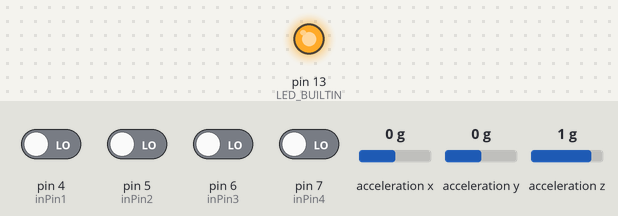
Bench run of a sketch on a simulated Arduino Leonardo, built with avr-gcc and run on an emulated ATmega32U4. Shown: output pins drawn as LEDs (lit = HIGH). Wiring (inferred from the names in the program): MMA8452 accelerometer at I2C address 0x1D. Inputs (shaded band) come from the test bench; at power-on: pin 4 (inPin1), pin 5 (inPin2), pin 6 (inPin3), pin 7 (inPin4) LOW, acceleration x 0 g, acceleration y 0 g, acceleration z 1 g. USB keyboard and mouse output is not drawn.

Above: at 1.2 s.
1.3 s: pin 4 (inPin1) driven HIGH
At 2.2 s:
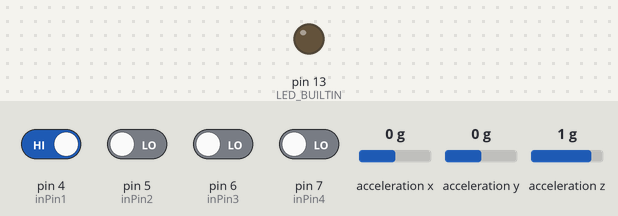
Timing chart, 0 to 4.3 s (numbered marks = the images above; inputs shaded):
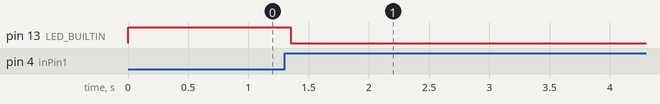

Measured:
- after the input at 1.3 s, pin 13 (LED_BUILTIN): HIGH → LOW after 0.05 s

The sketch:

TetrisController.ino
```cpp
#include <Keyboard.h>
#include <Wire.h>
#include "SFE_MMA8452Q.h"

//L3G gyro;
MMA8452Q accel;

char leftArrow = KEY_LEFT_ARROW;
char rightArrow = KEY_RIGHT_ARROW;
char downArrow = KEY_DOWN_ARROW;
char spaceBar = ' ';

int inPin1 = 4;
int inPinVal1 = 0;
int prevInPinVal1 = 0;
int state = 1;
int inPin2 = 5;
int inPinVal2 = 0;
int prevInPinVal2 = 0;
int inPin3 = 6;
int inPinVal3 = 0;
int prevInPinVal3 = 0;
int inPin4 = 7;
int inPinVal4 = 0;
int prevInPinVal4 = 0;
//int gyroPin = 3;
//float gyroVoltage = 3.3;         //Gyro is running at 5V
//float gyroZeroVoltage = 2.5;   //Gyro is zeroed at 2.5V
//float gyroSensitivity = .007;  //Our example gyro is 7mV/deg/sec
//float rotationThreshold = 1;   //Minimum deg/sec to keep track of - helps with gyro drifting
//float currentAngle = 0;
boolean active = false;

// the setup function runs once when you press reset or power the board
void setup() {
  // initialize digital pin LED_BUILTIN as an output.
  pinMode(LED_BUILTIN, OUTPUT);
  pinMode(inPin1, INPUT);
  Keyboard.begin();
  //Serial.begin(9600);
  //while (!Serial);
  Wire.begin();
  digitalWrite(LED_BUILTIN, HIGH); // LED ON
  /*
  while (!gyro.init(gyro.device_4200D, gyro.sa0_high)) {
    Serial.println("Failed to autodetect gyro type");
    delay(250);
  }
  gyro.enableDefault();*/
  accel.init(SCALE_8G, ODR_6);
}

// the loop function runs over and over again forever
void loop() {
    inPinVal1 = digitalRead(inPin1);
    if (inPinVal1 != prevInPinVal1) {
      state++;
      delay(50);
    }
    if ((state / 2) % 2 == 0) {
      digitalWrite(LED_BUILTIN, HIGH); // LED ON
      active = true;
    } else {
      digitalWrite(LED_BUILTIN, LOW); // LED OFF
      active = false;
    }
    prevInPinVal1 = inPinVal1;

    if (active) {
      inPinVal2 = digitalRead(inPin2);
      inPinVal3 = digitalRead(inPin3);
      inPinVal4 = digitalRead(inPin4);
      if (inPinVal2 != prevInPinVal2 && inPinVal2 == HIGH) {
        Keyboard.press('d');
      } else if (inPinVal2 != prevInPinVal2 && inPinVal2 == LOW) {
        Keyboard.release('d');
      }
      if (inPinVal3 != prevInPinVal3 && inPinVal3 == HIGH) {
        Keyboard.press('a');
      } else if (inPinVal3 != prevInPinVal3 && inPinVal3 == LOW) {
        Keyboard.release('a');
      }
      if (inPinVal4 != prevInPinVal4 && inPinVal4 == HIGH) {
        Keyboard.press(spaceBar);
      } else if (inPinVal4 != prevInPinVal4 && inPinVal4 == LOW) {
        Keyboard.release(spaceBar);
      }
      prevInPinVal2 = inPinVal2;
      prevInPinVal3 = inPinVal3;
      prevInPinVal4 = inPinVal4;
    }

  // FOR ACCELEROMETER
  // Use the accel.available() function to wait for new data
  //  from the accelerometer.
  if (accel.available()) {
    // First, use accel.read() to read the new variables:
    accel.read();

    // accel.read() will update two sets of variables.
    // * int's x, y, and z will store the signed 12-bit values
    //   read out of the accelerometer.
    // * floats cx, cy, and cz will store the calculated
    //   acceleration from those 12-bit values. These variables
    //   are in units of g's.
    // Check the two function declarations below for an example
    // of how to use these variables.
    if (active) {
      if (accel.cz > 0.4) {
        //Serial.println("down");
        Keyboard.press(downArrow);
      }
      else {
        Keyboard.release(downArrow);
      }

      if (accel.cx > 0.2) {
        //Serial.println("left");
        Keyboard.press(leftArrow);
      }
      else if (accel.cx < -0.2) {
        //Serial.println("right");
        Keyboard.press(rightArrow);
      }
      else {
        //Serial.println("do nothing");
        Keyboard.release(leftArrow);
        Keyboard.release(rightArrow);
      }
    }
    //printAccels(); // Uncomment to print digital readings

    // The library also supports the portrait/landscape detection
    //  of the MMA8452Q. Check out this function declaration for
    //  an example of how to use that.
    //printOrientation();

    //Serial.println(); // Print new line every time.
  }

  // For gyro
  /*
  //This line converts the 0-1023 signal to 0-5V
  float gyroRate = (analogRead(gyroPin) * gyroVoltage) / 1023;
  Serial.println(analogRead(gyroRate));

  //This line finds the voltage offset from sitting still
  gyroRate -= gyroZeroVoltage;

  //This line divides the voltage we found by the gyro's sensitivity
  gyroRate /= gyroSensitivity;

  //Ignore the gyro if our angular velocity does not meet our threshold
  if (gyroRate >= rotationThreshold || gyroRate <= -rotationThreshold) {
    //This line divides the value by 100 since we are running in a 10ms loop (1000ms/10ms)
    gyroRate /= 100;
    currentAngle += gyroRate;
  }

  //Keep our angle between 0-359 degrees
  if (currentAngle < 0)
    currentAngle += 360;
  else if (currentAngle > 359)
    currentAngle -= 360;

  //DEBUG
  //Serial.println(currentAngle);

  delay(10);

  Serial.println("Starts read():");
  gyro.read();

  Serial.print("G ");
  Serial.print("X: ");
  Serial.print((int)gyro.g.x);
  Serial.print(" Y: ");
  Serial.print((int)gyro.g.y);
  Serial.print(" Z: ");
  Serial.println((int)gyro.g.z);

  delay(100);*/
}
```

SFE_MMA8452Q.cpp
```cpp
// (licence header left out)
#include "SFE_MMA8452Q.h"
#include <Arduino.h>
#include <Wire.h>

// CONSTRUCTUR
//   This function, called when you initialize the class will simply write the
//   supplied address into a private variable for future use.
//   The variable addr should be either 0x1C or 0x1D, depending on which voltage
//   the SA0 pin is tied to (GND or 3.3V respectively).
MMA8452Q::MMA8452Q(byte addr)
{
	address = addr; // Store address into private variable
}

// INITIALIZATION
//	This function initializes the MMA8452Q. It sets up the scale (either 2, 4,
//	or 8g), output data rate, portrait/landscape detection and tap detection.
//	It also checks the WHO_AM_I register to make sure we can communicate with
//	the sensor. Returns a 0 if communication failed, 1 if successful.
byte MMA8452Q::init(MMA8452Q_Scale fsr, MMA8452Q_ODR odr)
{
	scale = fsr; // Haul fsr into our class variable, scale

	Wire.begin(); // Initialize I2C

	byte c = readRegister(WHO_AM_I);  // Read WHO_AM_I register

	if (c != 0x2A) // WHO_AM_I should always be 0x2A
	{
		return 0;
	}

	standby();  // Must be in standby to change registers

	setScale(scale);  // Set up accelerometer scale
	setODR(odr);  // Set up output data rate
	setupPL();  // Set up portrait/landscape detection
	// Multiply parameter by 0.0625g to calculate threshold.
	setupTap(0x80, 0x80, 0x08); // Disable x, y, set z to 0.5g

	active();  // Set to active to start reading

	return 1;
}

// READ ACCELERATION DATA
//  This function will read the acceleration values from the MMA8452Q. After
//	reading, it will update two triplets of variables:
//		* int's x, y, and z will store the signed 12-bit values read out
//		  of the acceleromter.
//		* floats cx, cy, and cz will store the calculated acceleration from
//		  those 12-bit values. These variables are in units of g's.
void MMA8452Q::read()
{
	byte rawData[6];  // x/y/z accel register data stored here

	readRegisters(OUT_X_MSB, rawData, 6);  // Read the six raw data registers into data array

	x = (rawData[0]<<8 | rawData[1]) >> 4;
	y = (rawData[2]<<8 | rawData[3]) >> 4;
	z = (rawData[4]<<8 | rawData[5]) >> 4;
	cx = (float) x / (float)(1<<11) * (float)(scale);
	cy = (float) y / (float)(1<<11) * (float)(scale);
	cz = (float) z / (float)(1<<11) * (float)(scale);
}

// CHECK IF NEW DATA IS AVAILABLE
//	This function checks the status of the MMA8452Q to see if new data is availble.
//	returns 0 if no new data is present, or a 1 if new data is available.
byte MMA8452Q::available()
{
	return (readRegister(STATUS) & 0x08) >> 3;
}

// SET FULL-SCALE RANGE
//	This function sets the full-scale range of the x, y, and z axis accelerometers.
//	Possible values for the fsr variable are SCALE_2G, SCALE_4G, or SCALE_8G.
void MMA8452Q::setScale(MMA8452Q_Scale fsr)
{
	// Must be in standby mode to make changes!!!
	byte cfg = readRegister(XYZ_DATA_CFG);
	cfg &= 0xFC; // Mask out scale bits
	cfg |= (fsr >> 2);  // Neat trick, see page 22. 00 = 2G, 01 = 4A, 10 = 8G
	writeRegister(XYZ_DATA_CFG, cfg);
}

// SET THE OUTPUT DATA RATE
//	This function sets the output data rate of the MMA8452Q.
//	Possible values for the odr parameter are: ODR_800, ODR_400, ODR_200,
//	ODR_100, ODR_50, ODR_12, ODR_6, or ODR_1
void MMA8452Q::setODR(MMA8452Q_ODR odr)
{
	// Must be in standby mode to make changes!!!
	byte ctrl = readRegister(CTRL_REG1);
	ctrl &= 0xCF; // Mask out data rate bits
	ctrl |= (odr << 3);
	writeRegister(CTRL_REG1, ctrl);
}

// SET UP TAP DETECTION
//	This function can set up tap detection on the x, y, and/or z axes.
//	The xThs, yThs, and zThs parameters serve two functions:
//		1. Enable tap detection on an axis. If the 7th bit is SET (0x80)
//			tap detection on that axis will be DISABLED.
//		2. Set tap g's threshold. The lower 7 bits will set the tap threshold
//			on that axis.
void MMA8452Q::setupTap(byte xThs, byte yThs, byte zThs)
{
	// Set up single and double tap - 5 steps:
	// for more info check out this app note:
	// http://cache.freescale.com/files/sensors/doc/app_note/AN4072.pdf
	// Set the threshold - minimum required acceleration to cause a tap.
	byte temp = 0;
	if (!(xThs & 0x80)) // If top bit ISN'T set
	{
		temp |= 0x3; // Enable taps on x
		writeRegister(PULSE_THSX, xThs);  // x thresh
	}
	if (!(yThs & 0x80))
	{
		temp |= 0xC; // Enable taps on y
		writeRegister(PULSE_THSY, yThs);  // y thresh
	}
	if (!(zThs & 0x80))
	{
		temp |= 0x30; // Enable taps on z
		writeRegister(PULSE_THSZ, zThs);  // z thresh
	}
	// Set up single and/or double tap detection on each axis individually.
	writeRegister(PULSE_CFG, temp | 0x40);
	// Set the time limit - the maximum time that a tap can be above the thresh
	writeRegister(PULSE_TMLT, 0x30);  // 30ms time limit at 800Hz odr
	// Set the pulse latency - the minimum required time between pulses
	writeRegister(PULSE_LTCY, 0xA0);  // 200ms (at 800Hz odr) between taps min
	// Set the second pulse window - maximum allowed time between end of
	//	latency and start of second pulse
	writeRegister(PULSE_WIND, 0xFF);  // 5. 318ms (max value) between taps max
}

// READ TAP STATUS
//	This function returns any taps read by the MMA8452Q. If the function
//	returns no new taps were detected. Otherwise the function will return the
//	lower 7 bits of the PULSE_SRC register.
byte MMA8452Q::readTap()
{
	byte tapStat = readRegister(PULSE_SRC);
	if (tapStat & 0x80) // Read EA bit to check if a interrupt was generated
	{
		return tapStat & 0x7F;
	}
	else
		return 0;
}

// SET UP PORTRAIT/LANDSCAPE DETECTION
//	This function sets up portrait and landscape detection.
void MMA8452Q::setupPL()
{
	// Must be in standby mode to make changes!!!
	// For more info check out this app note:
	//	http://cache.freescale.com/files/sensors/doc/app_note/AN4068.pdf
	// 1. Enable P/L
	writeRegister(PL_CFG, readRegister(PL_CFG) | 0x40); // Set PL_EN (enable)
	// 2. Set the debounce rate
	writeRegister(PL_COUNT, 0x50);  // Debounce counter at 100ms (at 800 hz)
}

// READ PORTRAIT/LANDSCAPE STATUS
//	This function reads the portrait/landscape status register of the MMA8452Q.
//	It will return either PORTRAIT_U, PORTRAIT_D, LANDSCAPE_R, LANDSCAPE_L,
//	or LOCKOUT. LOCKOUT indicates that the sensor is in neither p or ls.
byte MMA8452Q::readPL()
{
	byte plStat = readRegister(PL_STATUS);

	if (plStat & 0x40) // Z-tilt lockout
		return LOCKOUT;
	else // Otherwise return LAPO status
		return (plStat & 0x6) >> 1;
}

// SET STANDBY MODE
//	Sets the MMA8452 to standby mode. It must be in standby to change most register settings
void MMA8452Q::standby()
{
	byte c = readRegister(CTRL_REG1);
	writeRegister(CTRL_REG1, c & ~(0x01)); //Clear the active bit to go into standby
}

// SET ACTIVE MODE
//	Sets the MMA8452 to active mode. Needs to be in this mode to output data
void MMA8452Q::active()
{
	byte c = readRegister(CTRL_REG1);
	writeRegister(CTRL_REG1, c | 0x01); //Set the active bit to begin detection
}

// WRITE A SINGLE REGISTER
// 	Write a single byte of data to a register in the MMA8452Q.
void MMA8452Q::writeRegister(MMA8452Q_Register reg, byte data)
{
	writeRegisters(reg, &data, 1);
}

// WRITE MULTIPLE REGISTERS
//	Write an array of "len" bytes ("buffer"), starting at register "reg", and
//	auto-incrmenting to the next.
void MMA8452Q::writeRegisters(MMA8452Q_Register reg, byte *buffer, byte len)
{
	Wire.beginTransmission(address);
	Wire.write(reg);
	for (int x = 0; x < len; x++)
		Wire.write(buffer[x]);
	Wire.endTransmission(); //Stop transmitting
}

// READ A SINGLE REGISTER
//	Read a byte from the MMA8452Q register "reg".
byte MMA8452Q::readRegister(MMA8452Q_Register reg)
{
	Wire.beginTransmission(address);
	Wire.write(reg);
	Wire.endTransmission(false); //endTransmission but keep the connection active

	Wire.requestFrom(address, (byte) 1); //Ask for 1 byte, once done, bus is released by default

	while(!Wire.available()) ; //Wait for the data to come back

	return Wire.read(); //Return this one byte
}

// READ MULTIPLE REGISTERS
//	Read "len" bytes from the MMA8452Q, starting at register "reg". Bytes are stored
//	in "buffer" on exit.
void MMA8452Q::readRegisters(MMA8452Q_Register reg, byte *buffer, byte len)
{
	Wire.beginTransmission(address);
	Wire.write(reg);
	Wire.endTransmission(false); //endTransmission but keep the connection active

	Wire.requestFrom(address, len); //Ask for bytes, once done, bus is released by default

	while(Wire.available() < len); //Hang out until we get the # of bytes we expect

	for(int x = 0 ; x < len ; x++)
		buffer[x] = Wire.read();
}
```

SFE_MMA8452Q.h
```cpp
// (licence header left out)
#ifndef SFE_MMA8452Q_h
#define SFE_MMA8452Q_h

#include <Arduino.h>

///////////////////////////////////
// MMA8452Q Register Definitions //
///////////////////////////////////
enum MMA8452Q_Register {
	STATUS = 0x00,
	OUT_X_MSB = 0x01,
	OUT_X_LSB = 0x02,
	OUT_Y_MSB = 0x03,
	OUT_Y_LSB = 0x04,
	OUT_Z_MSB = 0x05,
	OUT_Z_LSB = 0x06,
	SYSMOD = 0x0B,
	INT_SOURCE = 0x0C,
	WHO_AM_I = 0x0D,
	XYZ_DATA_CFG = 0x0E,
	HP_FILTER_CUTOFF = 0x0F,
	PL_STATUS = 0x10,
	PL_CFG = 0x11,
	PL_COUNT = 0x12,
	PL_BF_ZCOMP = 0x13,
	P_L_THS_REG = 0x14,
	FF_MT_CFG = 0x15,
	FF_MT_SRC = 0x16,
	FF_MT_THS = 0x17,
	FF_MT_COUNT = 0x18,
	TRANSIENT_CFG = 0x1D,
	TRANSIENT_SRC = 0x1E,
	TRANSIENT_THS = 0x1F,
	TRANSIENT_COUNT = 0x20,
	PULSE_CFG = 0x21,
	PULSE_SRC = 0x22,
	PULSE_THSX = 0x23,
	PULSE_THSY = 0x24,
	PULSE_THSZ = 0x25,
	PULSE_TMLT = 0x26,
	PULSE_LTCY = 0x27,
	PULSE_WIND = 0x28,
	ASLP_COUNT = 0x29,
	CTRL_REG1 = 0x2A,
	CTRL_REG2 = 0x2B,
	CTRL_REG3 = 0x2C,
	CTRL_REG4 = 0x2D,
	CTRL_REG5 = 0x2E,
	OFF_X = 0x2F,
	OFF_Y = 0x30,
	OFF_Z = 0x31
};

////////////////////////////////
// MMA8452Q Misc Declarations //
////////////////////////////////
enum MMA8452Q_Scale {SCALE_2G = 2, SCALE_4G = 4, SCALE_8G = 8}; // Possible full-scale settings
enum MMA8452Q_ODR {ODR_800, ODR_400, ODR_200, ODR_100, ODR_50, ODR_12, ODR_6, ODR_1}; // possible data rates
// Possible portrait/landscape settings
#define PORTRAIT_U 0
#define PORTRAIT_D 1
#define LANDSCAPE_R 2
#define LANDSCAPE_L 3
#define LOCKOUT 0x40

////////////////////////////////
// MMA8452Q Class Declaration //
////////////////////////////////
class MMA8452Q
{
public:
    MMA8452Q(byte addr = 0x1D); // Constructor

	byte init(MMA8452Q_Scale fsr = SCALE_2G, MMA8452Q_ODR odr = ODR_800);
    void read();
	byte available();
	byte readTap();
	byte readPL();

    int x, y, z;
	float cx, cy, cz;
private:
	byte address;
	MMA8452Q_Scale scale;

	void standby();
	void active();
	void setupPL();
	void setupTap(byte xThs, byte yThs, byte zThs);
	void setScale(MMA8452Q_Scale fsr);
	void setODR(MMA8452Q_ODR odr);
	void writeRegister(MMA8452Q_Register reg, byte data);
    void writeRegisters(MMA8452Q_Register reg, byte *buffer, byte len);
	byte readRegister(MMA8452Q_Register reg);
    void readRegisters(MMA8452Q_Register reg, byte *buffer, byte len);
};

#endif
```
